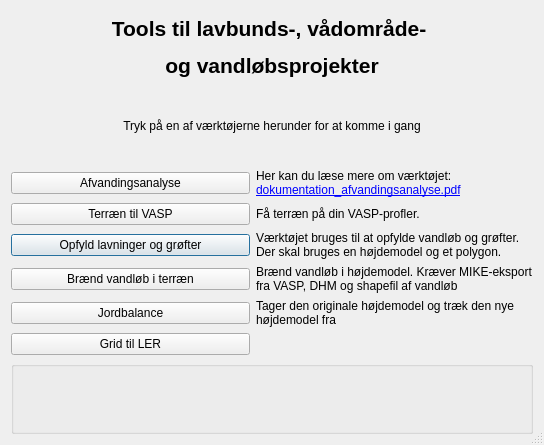
<?xml version="1.0" encoding="UTF-8"?>
<ui version="4.0">
 <class>Limfjordssekretariatet_toolsDialogBase</class>
 <widget class="QDialog" name="Limfjordssekretariatet_toolsDialogBase">
  <property name="geometry">
   <rect>
    <x>0</x>
    <y>0</y>
    <width>544</width>
    <height>445</height>
   </rect>
  </property>
  <property name="windowTitle">
   <string>Limfjordssekretariatet tools</string>
  </property>
  <property name="sizeGripEnabled">
   <bool>true</bool>
  </property>
  <property name="modal">
   <bool>false</bool>
  </property>
  <layout class="QGridLayout" name="gridLayout">
   <item row="4" column="0">
    <widget class="QPushButton" name="InterpolerBtn">
     <property name="text">
      <string>Opfyld lavninger og grøfter</string>
     </property>
    </widget>
   </item>
   <item row="6" column="1">
    <widget class="QLabel" name="label_afvandingsanalyse_5">
     <property name="text">
      <string>&lt;html&gt;&lt;head/&gt;&lt;body&gt;&lt;p&gt;Tager den originale højdemodel og træk den nye &lt;br/&gt;højdemodel fra&lt;/p&gt;&lt;/body&gt;&lt;/html&gt;</string>
     </property>
     <property name="openExternalLinks">
      <bool>true</bool>
     </property>
    </widget>
   </item>
   <item row="4" column="1">
    <widget class="QLabel" name="label_afvandingsanalyse_3">
     <property name="text">
      <string>&lt;html&gt;&lt;head/&gt;&lt;body&gt;&lt;p&gt;Værktøjet bruges til at opfylde vandløb og grøfter. &lt;br/&gt;Der skal bruges en højdemodel og et polygon.&lt;/p&gt;&lt;/body&gt;&lt;/html&gt;</string>
     </property>
     <property name="scaledContents">
      <bool>true</bool>
     </property>
     <property name="openExternalLinks">
      <bool>true</bool>
     </property>
    </widget>
   </item>
   <item row="3" column="0">
    <widget class="QPushButton" name="VASPBtn">
     <property name="text">
      <string>Terræn til VASP</string>
     </property>
    </widget>
   </item>
   <item row="3" column="1">
    <widget class="QLabel" name="label_afvandingsanalyse_2">
     <property name="text">
      <string>&lt;html&gt;&lt;head/&gt;&lt;body&gt;&lt;p&gt;Få terræn på din VASP-profler.&lt;/p&gt;&lt;/body&gt;&lt;/html&gt;</string>
     </property>
     <property name="scaledContents">
      <bool>true</bool>
     </property>
     <property name="openExternalLinks">
      <bool>true</bool>
     </property>
    </widget>
   </item>
   <item row="5" column="0">
    <widget class="QPushButton" name="BurnBtn">
     <property name="text">
      <string>Brænd vandløb i terræn</string>
     </property>
    </widget>
   </item>
   <item row="0" column="0" colspan="2">
    <widget class="QLabel" name="label_2">
     <property name="text">
      <string>&lt;html&gt;&lt;head/&gt;&lt;body&gt;&lt;p&gt;&lt;span style=&quot; font-size:16pt; font-weight:600;&quot;&gt;Tools til lavbunds-, vådområde- &lt;/span&gt;&lt;/p&gt;&lt;p align=&quot;center&quot;&gt;&lt;span style=&quot; font-size:16pt; font-weight:600;&quot;&gt;og vandløbsprojekter&lt;/span&gt;&lt;/p&gt;&lt;/body&gt;&lt;/html&gt;</string>
     </property>
     <property name="scaledContents">
      <bool>true</bool>
     </property>
     <property name="alignment">
      <set>Qt::AlignCenter</set>
     </property>
    </widget>
   </item>
   <item row="6" column="0">
    <widget class="QPushButton" name="JordbalanceBtn">
     <property name="text">
      <string>Jordbalance</string>
     </property>
    </widget>
   </item>
   <item row="8" column="0">
    <widget class="QPushButton" name="GridTilLERBtn">
     <property name="text">
      <string>Grid til LER</string>
     </property>
    </widget>
   </item>
   <item row="8" column="1">
    <widget class="QLabel" name="label_grid_til_ler">
     <property name="text">
      <string>&lt;html&gt;&lt;head/&gt;&lt;body&gt;&lt;p&gt;&lt;/p&gt;&lt;/body&gt;&lt;/html&gt;</string>
     </property>
     <property name="openExternalLinks">
      <bool>true</bool>
     </property>
    </widget>
   </item>
   <item row="9" column="0" colspan="2">
    <widget class="QGroupBox" name="groupBox">
     <property name="title">
      <string/>
     </property>
     <layout class="QGridLayout" name="gridLayout_2">
      <item row="0" column="0">
       <widget class="QLabel" name="label_4">
        <property name="text">
         <string>&lt;html&gt;&lt;head/&gt;&lt;body&gt;&lt;p align=&quot;right&quot;&gt;&lt;img src=&quot;:/plugins/limf_tools/logo.png&quot; width=&quot;150&quot;/&gt;&lt;/p&gt;&lt;/body&gt;&lt;/html&gt;</string>
        </property>
       </widget>
      </item>
     </layout>
    </widget>
   </item>
   <item row="1" column="0" colspan="2">
    <widget class="QLabel" name="label">
     <property name="text">
      <string>&lt;html&gt;&lt;head/&gt;&lt;body&gt;&lt;p align=&quot;center&quot;&gt;Tryk på en af værktøjerne herunder for at komme i gang&lt;/p&gt;&lt;/body&gt;&lt;/html&gt;</string>
     </property>
     <property name="scaledContents">
      <bool>true</bool>
     </property>
    </widget>
   </item>
   <item row="5" column="1">
    <widget class="QLabel" name="label_afvandingsanalyse_4">
     <property name="text">
      <string>&lt;html&gt;&lt;head/&gt;&lt;body&gt;&lt;p&gt;Brænd vandløb i højdemodel. Kræver MIKE-eksport&lt;br/&gt; fra VASP, DHM og shapefil af vandløb&lt;/p&gt;&lt;/body&gt;&lt;/html&gt;</string>
     </property>
     <property name="openExternalLinks">
      <bool>true</bool>
     </property>
    </widget>
   </item>
   <item row="2" column="1">
    <widget class="QLabel" name="label_afvandingsanalyse">
     <property name="text">
      <string>&lt;html&gt;&lt;head/&gt;&lt;body&gt;&lt;p&gt;Her kan du læse mere om værktøjet:&lt;br/&gt;&lt;a href=&quot;https://limfjordsraadet.dk/media/73001/dokumentation_afvandingsanalyse.pdf&quot;&gt;&lt;span style=&quot; text-decoration: underline; color:#0000ff;&quot;&gt;dokumentation_afvandingsanalyse.pdf&lt;/span&gt;&lt;/a&gt;&lt;/p&gt;&lt;/body&gt;&lt;/html&gt;</string>
     </property>
     <property name="scaledContents">
      <bool>true</bool>
     </property>
     <property name="openExternalLinks">
      <bool>true</bool>
     </property>
    </widget>
   </item>
   <item row="2" column="0">
    <widget class="QPushButton" name="AfvandingsanalyseBtn">
     <property name="text">
      <string>Afvandingsanalyse</string>
     </property>
    </widget>
   </item>
  </layout>
 </widget>
 <resources>
  <include location="resources.qrc"/>
 </resources>
 <connections/>
</ui>
